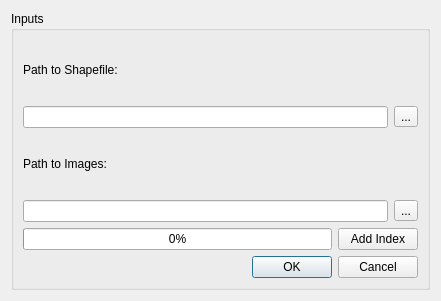
<?xml version="1.0" encoding="UTF-8"?>
<ui version="4.0">
 <class>PanoStreetView_2DialogBase</class>
 <widget class="QDialog" name="PanoStreetView_2DialogBase">
  <property name="geometry">
   <rect>
    <x>0</x>
    <y>0</y>
    <width>441</width>
    <height>301</height>
   </rect>
  </property>
  <property name="windowTitle">
   <string>PanoStreetView_2</string>
  </property>
  <layout class="QGridLayout" name="gridLayout_2">
   <item row="0" column="0">
    <widget class="QGroupBox" name="groupBox">
     <property name="title">
      <string>Inputs</string>
     </property>
     <property name="flat">
      <bool>true</bool>
     </property>
     <layout class="QGridLayout" name="gridLayout">
      <item row="0" column="0">
       <widget class="QLabel" name="label">
        <property name="text">
         <string>Path to Shapefile:</string>
        </property>
       </widget>
      </item>
      <item row="1" column="0">
       <layout class="QHBoxLayout" name="horizontalLayout_2">
        <item>
         <widget class="QLineEdit" name="lineEdit_1"/>
        </item>
        <item>
         <widget class="QToolButton" name="toolButton_1">
          <property name="text">
           <string>...</string>
          </property>
         </widget>
        </item>
       </layout>
      </item>
      <item row="2" column="0">
       <widget class="QLabel" name="label_2">
        <property name="text">
         <string>Path to Images:</string>
        </property>
       </widget>
      </item>
      <item row="3" column="0">
       <layout class="QHBoxLayout" name="horizontalLayout_3">
        <item>
         <widget class="QLineEdit" name="lineEdit_2"/>
        </item>
        <item>
         <widget class="QToolButton" name="toolButton_2">
          <property name="text">
           <string>...</string>
          </property>
         </widget>
        </item>
       </layout>
      </item>
      <item row="4" column="0">
       <layout class="QHBoxLayout" name="horizontalLayout_4">
        <item>
         <widget class="QProgressBar" name="progressBar">
          <property name="value">
           <number>0</number>
          </property>
         </widget>
        </item>
        <item>
         <widget class="QPushButton" name="pushButton">
          <property name="text">
           <string>Add Index</string>
          </property>
         </widget>
        </item>
       </layout>
      </item>
      <item row="5" column="0">
       <layout class="QHBoxLayout" name="horizontalLayout">
        <item>
         <spacer name="horizontalSpacer">
          <property name="orientation">
           <enum>Qt::Horizontal</enum>
          </property>
          <property name="sizeHint" stdset="0">
           <size>
            <width>40</width>
            <height>20</height>
           </size>
          </property>
         </spacer>
        </item>
        <item>
         <widget class="QDialogButtonBox" name="button_box">
          <property name="orientation">
           <enum>Qt::Horizontal</enum>
          </property>
          <property name="standardButtons">
           <set>QDialogButtonBox::Cancel|QDialogButtonBox::Ok</set>
          </property>
         </widget>
        </item>
       </layout>
      </item>
     </layout>
    </widget>
   </item>
  </layout>
 </widget>
 <resources/>
 <connections>
  <connection>
   <sender>button_box</sender>
   <signal>accepted()</signal>
   <receiver>PanoStreetView_2DialogBase</receiver>
   <slot>accept()</slot>
   <hints>
    <hint type="sourcelabel">
     <x>20</x>
     <y>20</y>
    </hint>
    <hint type="destinationlabel">
     <x>20</x>
     <y>20</y>
    </hint>
   </hints>
  </connection>
  <connection>
   <sender>button_box</sender>
   <signal>rejected()</signal>
   <receiver>PanoStreetView_2DialogBase</receiver>
   <slot>reject()</slot>
   <hints>
    <hint type="sourcelabel">
     <x>20</x>
     <y>20</y>
    </hint>
    <hint type="destinationlabel">
     <x>20</x>
     <y>20</y>
    </hint>
   </hints>
  </connection>
 </connections>
</ui>
